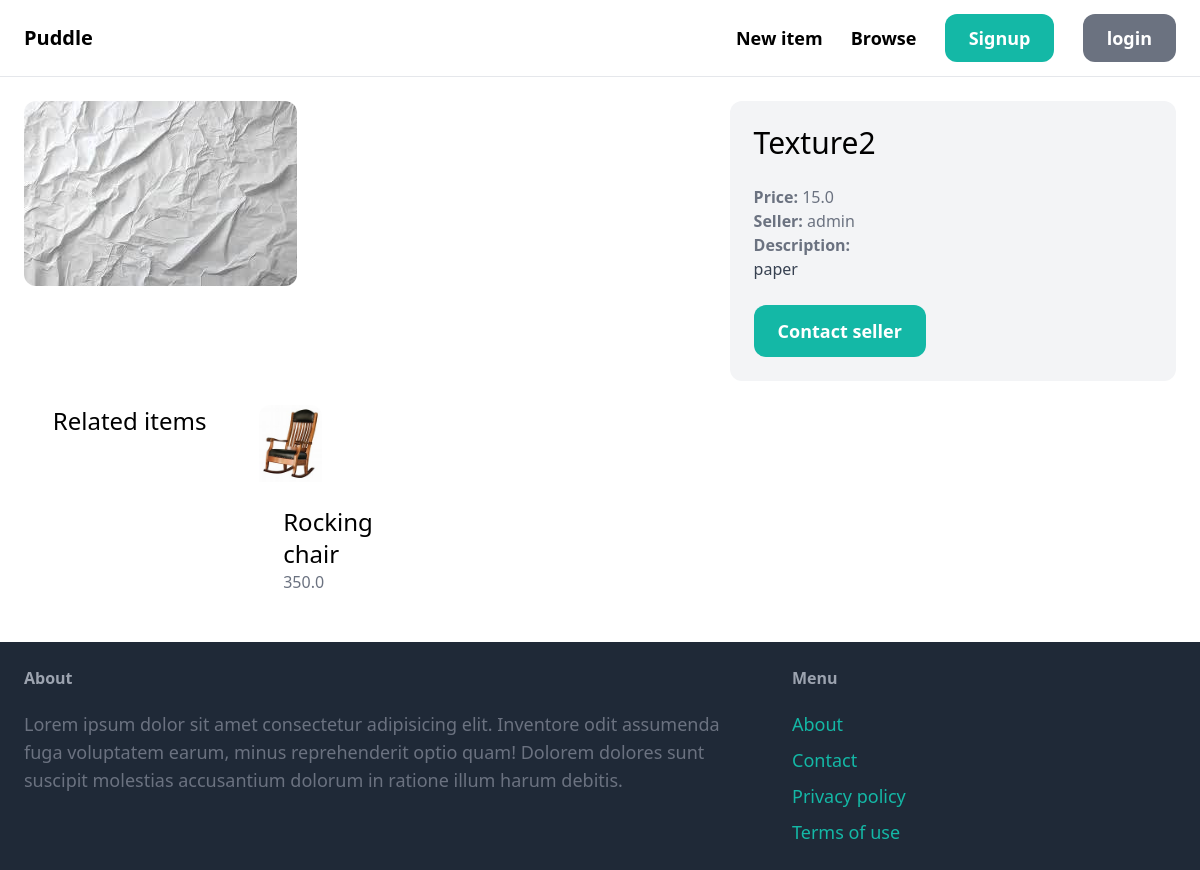
The page /items/7/ on the database its author committed.
### item/models.py (models this page shows, shortened)
class Item(models.Model):
    category = models.ForeignKey(Category, related_name='items', on_delete=models.CASCADE)
    name = models.CharField(max_length=255,blank=True, null=True)
    description = models.TextField(blank=True, null=True)
    price = models.FloatField()
    image = models.ImageField(upload_to="item_images", blank=True, null=True)
    is_sold = models.BooleanField(default=False)
    created_at = models.DateTimeField(auto_now_add = True)
    created_by = models.ForeignKey(User, related_name='items', on_delete=models.CASCADE)

### item/views.py (the view)
# urls.py: path('<int:pk>/', views.detail, name="detail"),
def detail(request, pk):
    item = get_object_or_404(Item, pk=pk)
    related_item = Item.objects.filter(category=item.category, is_sold=False).exclude(pk=pk)[0:3]
    template = loader.get_template('details.html')
    context = {
        'item':item,
        'related_item':related_item,
    }
    return HttpResponse(template.render(context, request))

### item/templates/details.html (shortened to what this page needs)
{% extends 'base.html' %}
{% block content %}
    <div class="grid grid-cols-5 gap-6">
        <div class="col-span-3">
            <img src="{{ item.image.url }}" class="rounded-xl" alt="">
        </div>
        <div class="col-span-2 p-6 bg-gray-100 rounded-xl">
            <h1 class="mb-6 text-3xl">{{ item.name }}</h1>
            <p class="text-gray-500"><strong>Price: </strong>{{ item.price }}</p>
            <p class="text-gray-500"><strong>Seller: </strong>{{ item.created_by }}</p>
            {%if item.description %}
            <p class="text-gray-700">
                <strong class="text-gray-500">Description: </strong></br>
                {{ item.description }}
            </p>
            {% endif %}
            {% if request.user == item.created_by %}
                <div class="mt-6 p-6 bg-white rounded-xl">
                    <p>This is your item!</p>
                    <a href="{% url 'item:delete' item.id %}" class="inline-block mt-6 px-6 py-3 text-lg font-semibold bg-red-500 text-white rounded-xl">Delete</a>
                </div>
            {% else %}
                <a href="" class="inline-block mt-6 px-6 py-3 text-lg font-semibold bg-teal-500 text-white rounded-xl hover:bg-teal-700">Contact seller</a>
            {% endif %}
        </div>
        <h2 class="mb-12 text-2xl text-center">Related items</h2>
        <div class="grid grid-cols-3 gap-3">
            {% for item in related_item %}
                <div>
                    <a href="{% url 'item:detail' item.id %}">
                        <div>
                            <img src="{{ item.image.url }}" class="rounded-t-xl" alt="">
                        </div>
                        <div class="p-6 bg-white rounded-b-xl">
                            <h2 class="text-2xl">{{ item.name }}</h2>
                            <p class="text-gray-500">{{ item.price }}</p>
                        </div>
                    </a>
                </div>
            {% endfor %}
        </div>
    </div>
{% endblock %}

### rows shown on the page
Item: image (picture), name "Texture2", price "15.0", created_by "admin", description "paper"
Item: image (picture), name "Rocking chair", price "350.0"
